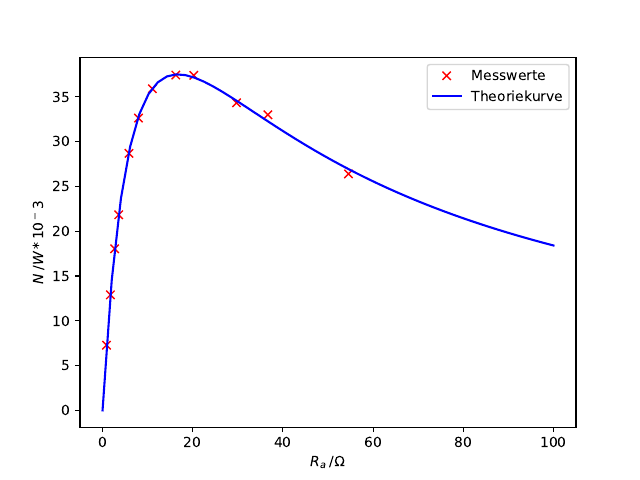

Write the Python code that produced this figure.
import numpy as np
from scipy.optimize import curve_fit
import matplotlib.pyplot as plt
from uncertainties import ufloat

y, x = np.genfromtxt('werte5.txt', unpack=True)


def f(x, a, b):
    return (a**2/(x+b)**2)*x

params, cov = curve_fit(f, x, y)
errors = np.sqrt(np.diag(cov))
#print('a= ',params[0],' +- ', errors[0],
#'& b= ', params[1],' +- ', errors[1])
print('a =', params[0], '±', errors[0])
print('b =', params[1], '±', errors[1])

t= np.linspace(0, 100)

plt.plot (x,y, 'rx', label='Messwerte')
plt.plot(t, f(t, *params), 'b-' ,label='Theoriekurve')
plt.ylabel(r'$ N\:/ W*10^-3$')
plt.xlabel (r'$R_{a}\: /\Omega$')
plt.legend ()
plt.savefig('plot5.pdf')
